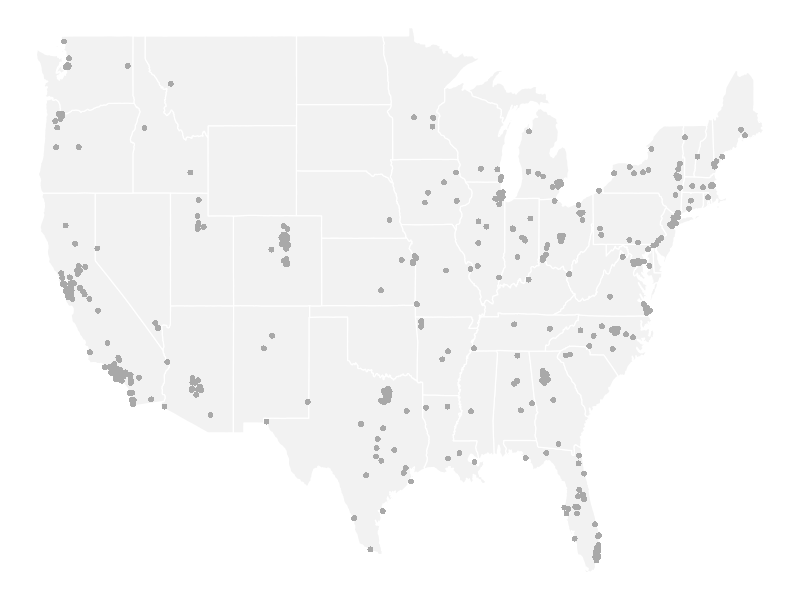
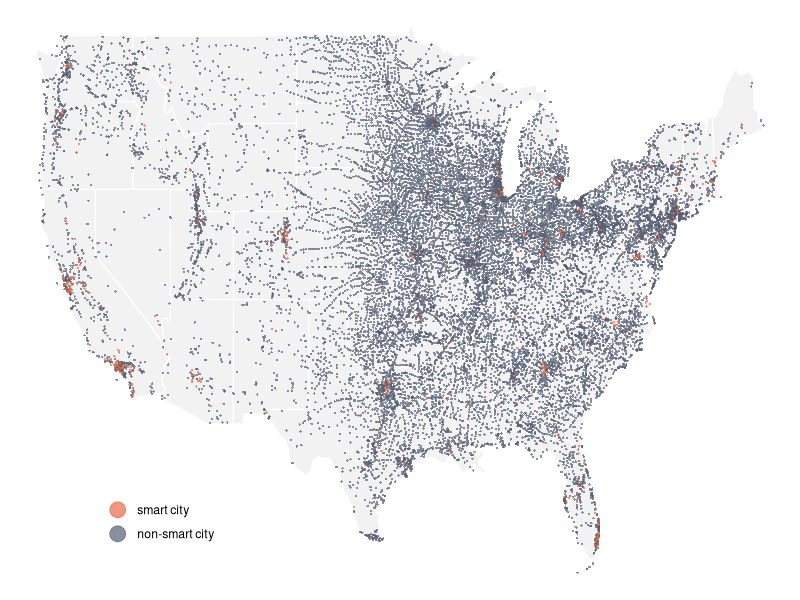
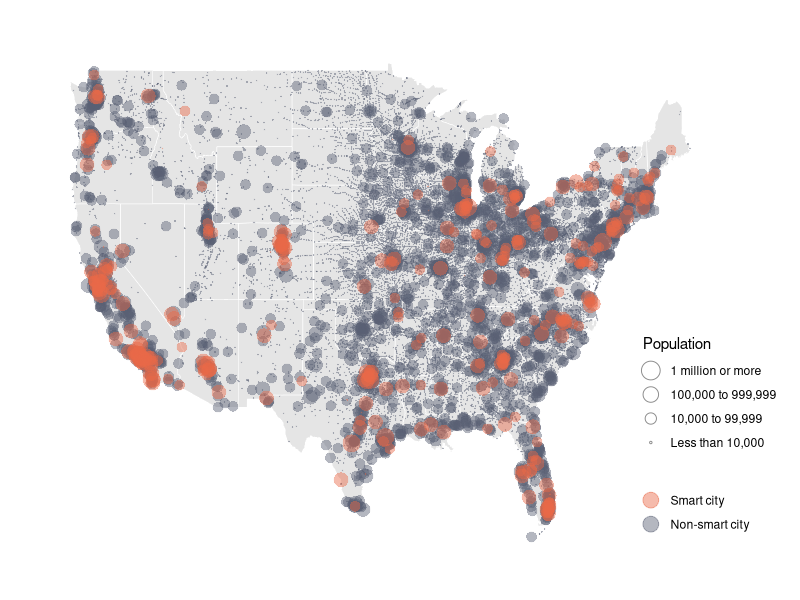

Recreate these plots in R, in order.
## ---- chunk 1
options(scipen=16)
library(tidyverse)
## ---- chunk 2
df <- read_csv("data/smart_cities20240110.csv")
## ---- chunk 3
# total number of smart cities
sum(df$smart)
## ---- chunk 4
# summarize by state
df %>% group_by(State) %>% summarise(muni_count=n(), smart_count=sum(smart), smart_den=smart_count/muni_count*100) %>% arrange(smart_count)
## ---- chunk 5
# summarize by population
df <- df %>% mutate(pop_size=case_when(POP20>=1000000 ~ 4, POP20<1000000&POP20>=100000 ~3, POP20<100000&POP20>= 10000 ~2, POP20<10000 ~1))
df %>% group_by(pop_size) %>% summarise(muni_count=n(), smart_count=sum(smart), smart_den=round(smart_count/muni_count*100,1))
## ---- chunk 6
map_df <- df %>% filter(State!="AK") %>% filter(State!="HI") %>% arrange(smart) # to make smart cities pop up in map
## ---- chunk 7
#mycolor <- c("#596174","#d32d41" )
#mycolor <- c("#1c4e80","#d32d41" )
mycolor <- c("#596174","#ea6a47" )
states <- map_data("state")
## ---- chunk 8
#ggplot() + 
#  theme_void() +
#  geom_polygon(data = states, aes(x=long, y = lat, group = group), linewidth=0.4 ,color ="white",fill = 'gray90')
## ---- chunk 9
ggplot() + 
  geom_polygon(data = states, aes(x=long, y = lat, group = group), linewidth=0.4 ,color ="white",fill = 'gray95') + 
  geom_point(data = map_df %>% filter(smart==1),  aes(x = INTPTLON, y = INTPTLAT, stroke =0,  color=as.factor(smart)), size=2) + 
  theme_void() +
  xlab('') + ylab('') +
  scale_color_manual(name="", values = "dark grey")+
  theme(panel.grid.major = element_blank(), panel.grid.minor = element_blank(), legend.position = c(0.2, 0.15))+
  guides(color="none", fill="none")
## ---- chunk 10
ggplot() + 
  geom_polygon(data = states, aes(x=long, y = lat, group = group), linewidth=0.4 ,color ="white",fill = 'gray95') + 
  geom_point(data = map_df,  aes(x = INTPTLON, y = INTPTLAT, stroke =0,  color=as.factor(smart)), size=0.8, alpha = 0.7) + 
  theme_void() +
  xlab('') + ylab('') +
  scale_color_manual(name="", labels=c("1"="smart city", "0"="non-smart city"), values = mycolor)+
  theme(panel.grid.major = element_blank(), panel.grid.minor = element_blank(), legend.position = c(0.2, 0.15))+
  guides(color=guide_legend(reverse=T, override.aes = list(size = 5)))
## ---- chunk 11
ggplot() + 
  geom_polygon(data = states, aes(x=long, y = lat, group = group), linewidth=0.2,color ="white",fill = 'gray90') + 
  geom_point(data = map_df,  aes(x = INTPTLON, y = INTPTLAT, stroke=0.05, color=as.factor(smart),size=as.factor(pop_size)), alpha = 0.45) + 
  theme_void() +
  xlab('') + ylab('') +
  scale_size_ordinal(name=" Population", range=c(0.5,6), 
                      labels=c("4"="1 million or more" ,"3"= "100,000 to 999,999", "2"="10,000 to 99,999", "1"="Less than 10,000"), )+
  scale_color_manual(name=" ", labels=c("1"="Smart city", "0"="Non-smart city"), values = mycolor)+
  theme(panel.grid.major = element_blank(), panel.grid.minor = element_blank(), legend.position = c(0.98 , 0.24))+
  theme(plot.margin = unit(c(1,2,1,1), "cm"))+
  guides(size = guide_legend(reverse=T, override.aes = list(shape=1)), color=guide_legend(reverse=T, override.aes = list(size = 5)))
#ggsave("figure/map.png")
